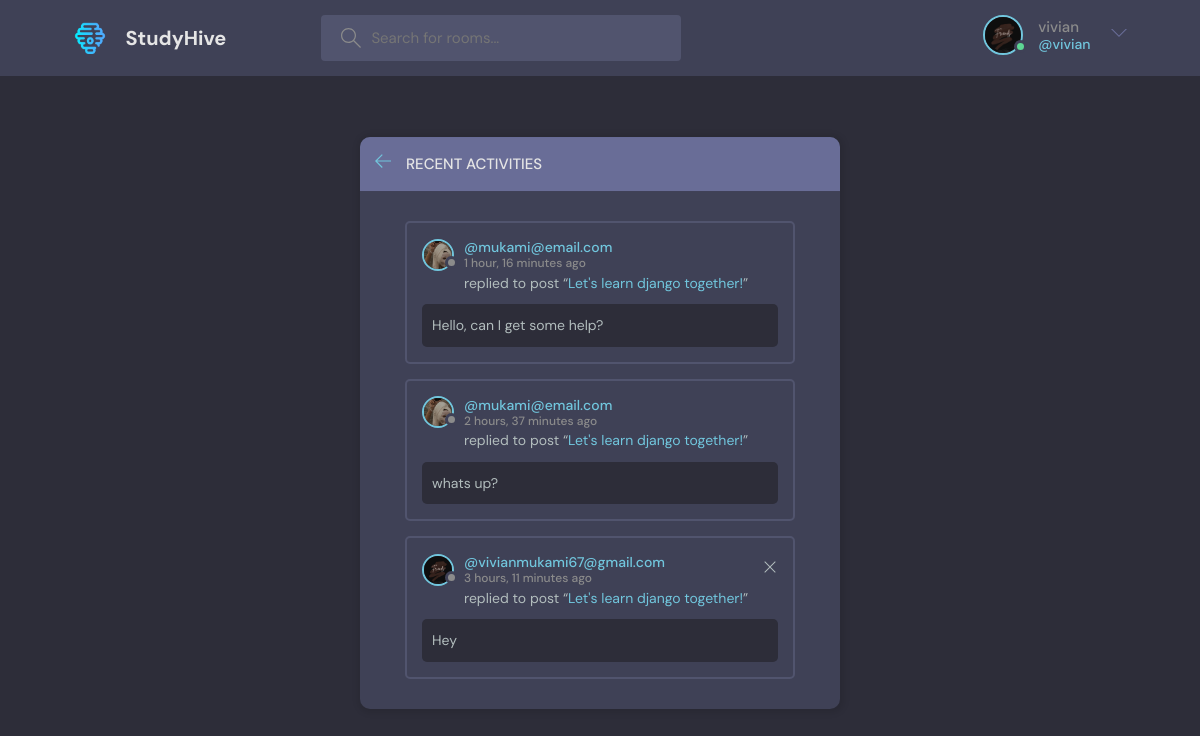
/activity/ (signed in), run on the app's committed database.
### base/models.py (models this page shows, shortened)
class User(AbstractUser):
    name=models.CharField(max_length=200, null=True)
    email = models.EmailField(unique=True, null=True)
    bio = models.TextField(null=True)
    avatar = models.ImageField(null=True, default="avatar.svg")
    USERNAME_FIELD = 'email'
    REQUIRED_FIELDS = []

class Message(models.Model):
    user = models.ForeignKey(User, on_delete=models.CASCADE)
    room = models.ForeignKey(Room, on_delete=models.CASCADE)
    body = models.TextField()
    updated_at = models.DateTimeField(auto_now=True)
    created_at = models.DateTimeField(auto_now_add=True)
    class Meta:
        ordering = ['-updated_at', '-created_at']

class Room(models.Model):
    host = models.ForeignKey(User, on_delete=models.SET_NULL, null=True)
    topic = models.ForeignKey(Topic, on_delete=models.SET_NULL, null=True)
    name = models.CharField(max_length=200)
    description = models.TextField(null=True, blank=True)
    participants = models.ManyToManyField(User, related_name='participants', blank=True)
    updated_at = models.DateTimeField(auto_now=True)
    created_at = models.DateTimeField(auto_now_add=True)
    class Meta:
        ordering = ['-updated_at', '-created_at']
    def __str__(self):
        return self.name

### base/views.py (the view)
# urls.py: path('activity/', views.activityPage, name="activity"),
def activityPage(request):
    room_messages = Message.objects.all()
    context = {"room_messages": room_messages}
    return render(request, 'base/activity.html', context)

### base/templates/base/activity.html (shortened to what this page needs)
{% extends 'main.html' %} {% block content %}
<main class="layout">
  <div class="container">
    <div class="layout__box">
      <div class="layout__boxHeader">
        <div class="layout__boxTitle">
          <a href="{% url 'home' %}">
            <svg
              version="1.1"
              xmlns="http://www.w3.org/2000/svg"
              width="32"
              height="32"
              viewBox="0 0 32 32"
            >
              <title>arrow-left</title>
              <path
                d="M13.723 2.286l-13.723 13.714 13.719 13.714 1.616-1.611-10.96-10.96h27.625v-2.286h-27.625l10.965-10.965-1.616-1.607z"
              ></path>
            </svg>
          </a>
          <h3>Recent Activities</h3>
        </div>
      </div>
      <div class="activities-page layout__body">
        {% for message in room_messages %}
        <div class="activities__box">
          <div class="activities__boxHeader roomListRoom__header">
            <a
              href="{% url 'user-profile' message.user.id %}"
              class="roomListRoom__author"
            >
              <div class="avatar avatar--small">
                <img src="{{message.user.avatar.url}}" />
              </div>
              <p>
                @{{message.user}}
                <span>{{message.created_at|timesince}} ago</span>
              </p>
            </a>
            {% if request.user == message.user %}
            <div class="roomListRoom__actions">
              <a href="{% url 'delete-message' message.id %}">
                <svg
                  version="1.1"
                  xmlns="http://www.w3.org/2000/svg"
                  width="32"
                  height="32"
                  viewBox="0 0 32 32"
                >
                  <title>remove</title>
                  <path
                    d="M27.314 6.019l-1.333-1.333-9.98 9.981-9.981-9.981-1.333 1.333 9.981 9.981-9.981 9.98 1.333 1.333 9.981-9.98 9.98 9.98 1.333-1.333-9.98-9.98 9.98-9.981z"
                  ></path>
                </svg>
              </a>
            </div>
            {% endif %}
          </div>
          <div class="activities__boxContent">
            <p>
              replied to post “<a href="{% url 'room' message.room.id %}"
                >{{message.room}}</a
              >”
            </p>
            <div class="activities__boxRoomContent">{{message.body}}</div>
          </div>
        </div>
        {% endfor %}
      </div>
    </div>
  </div>
</main>
{% endblock content %}

### templates/navbar.html (shortened to what this page needs)
{% load static %}
<header class="header header--loggedIn">
  <div class="container">
    <a href="{% url 'home' %}" class="header__logo">
      <img src="{% static 'images/logo1.png' %}" />
      <h1>StudyHive</h1>
    </a>
    <form class="header__search" method="GET" action="{% url 'home' %}">
      <label>
        <input name="q" placeholder="Search for rooms..." />
      </label>
    </form>
    <nav class="header__menu">
      {% if request.user.is_authenticated %}
      <div class="header__user">
        <a href="{% url 'update-user' %}">
          <div class="avatar avatar--medium active">
            <img src="{{request.user.avatar.url}}" />
          </div>
          <p>
            {{request.user.username}} <span>@{{request.user.username}}</span>
          </p>
        </a>
        <button class="dropdown-button">
          <svg
            version="1.1"
            xmlns="http://www.w3.org/2000/svg"
            width="32"
            height="32"
            viewBox="0 0 32 32"
          >
            <title>chevron-down</title>
            <path d="M16 21l-13-13h-3l16 16 16-16h-3l-13 13z"></path>
          </svg>
        </button>
      </div>
      {% else %}
      <a href="{% url 'login' %}">
        <img src="{% static 'images/avatar.svg' %}" />
        <p>Login</p>
      </a>
      {% endif %}
    </nav>
  </div>
</header>

### data on the page
User: user.avatar (picture), user.username "vivian"
Message: user.avatar (picture), user "mukami@email.com", created_at "1 hour, 16 minutes", room "Let's learn django together!", body "Hello, can I get some help?"
Message: user.avatar (picture), user "mukami@email.com", created_at "2 hours, 37 minutes", room "Let's learn django together!", body "whats up?"
Message: user.avatar (picture), user "vivianmukami67@gmail.com", created_at "3 hours, 11 minutes", room "Let's learn django together!", body "Hey"
